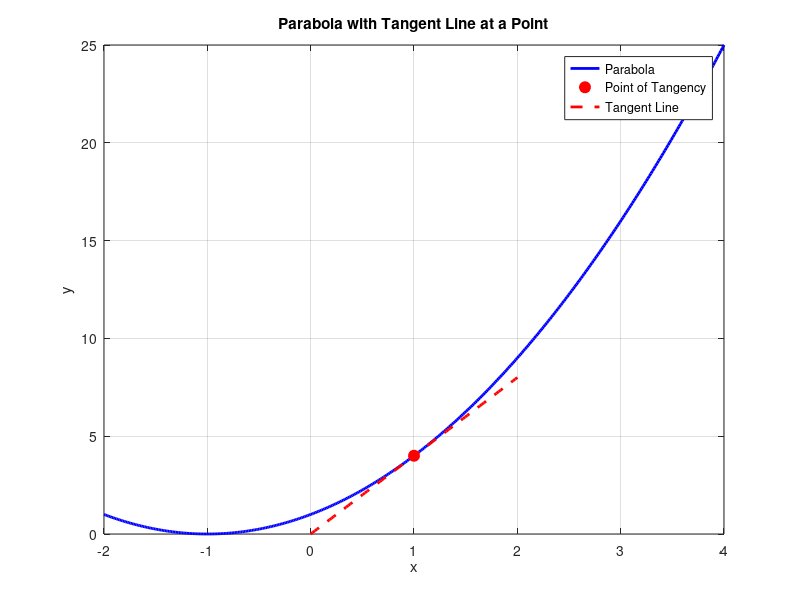

MATLAB code to generate this figure:
% Example data points that look like a parabola
x = -2:0.5:8;
y = x.^2 + 2*x + 1; % For illustration, using a known quadratic equation

figure;
plot(x,y);

% Fit a quadratic polynomial to the points
coefficients = polyfit(x, y, 2);
a = coefficients(1);
b = coefficients(2);
c = coefficients(3); % Not used for slope calculation but included for completeness

% Differentiate the polynomial to get the slope formula: dy/dx = 2ax + b
slopeFormula = @(x) 2*a*x + b;

% Evaluate the slope at various points (e.g., at x = -2, 0, 2)
xPoints = [-2, 0, 2];
slopeAtPoints = slopeFormula(xPoints);

% Display the results
disp('Slope at points:');
disp(arrayfun(@(x, s) sprintf('x = %g, slope = %g', x, s), xPoints, slopeAtPoints, 'UniformOutput', false));







% Define the coefficients of the quadratic equation
a = 1;
b = 2;
c = 1;

% Define the point of tangency
x0 = 1;
y0 = a*x0^2 + b*x0 + c; % Calculate the corresponding y value using the quadratic equation

% Calculate the slope of the tangent line at (x0, y0)
m = 2*a*x0 + b;

% Define the tangent line equation using the point-slope form
tangentLine = @(x) m*(x - x0) + y0;

% Plot the parabola
x = linspace(-2, 4, 400);
y = a*x.^2 + b*x + c;
plot(x, y, 'b', 'LineWidth', 2);
hold on;

% Plot the point of tangency
plot(x0, y0, 'ro', 'MarkerSize', 8, 'MarkerFaceColor', 'r');

% Draw the tangent line near the point of tangency
xTangent = linspace(x0-1, x0+1, 100); % Define a range around x0 for the tangent line
yTangent = tangentLine(xTangent);
plot(xTangent, yTangent, 'r--', 'LineWidth', 2);

% Labels and legend
xlabel('x');
ylabel('y');
title('Parabola with Tangent Line at a Point');
legend('Parabola', 'Point of Tangency', 'Tangent Line', 'Location', 'best');
grid on;
hold off;

